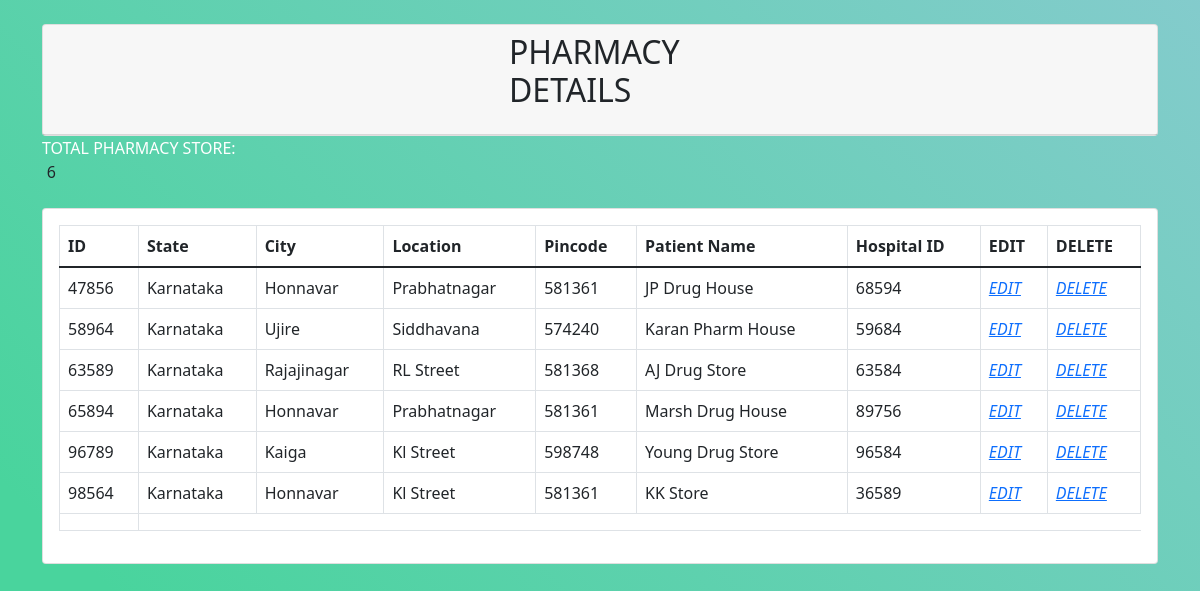
The page /admin/pharmacy_details.php on the database its author committed.
### tables this page shows
CREATE TABLE `pharmacy` (
  `sid` int(5) NOT NULL,
  `pstate` varchar(50) NOT NULL,
  `pcity` varchar(50) NOT NULL,
  `ploc` varchar(50) NOT NULL,
  `ppin` int(6) NOT NULL,
  `psname` varchar(50) NOT NULL,
  `hid` int(5) NOT NULL
);

### admin/pharmacy_details.php (the view, shortened to what this page needs)
<!DOCTYPE html>
<html>
    <head>
    <link href="https://cdn.jsdelivr.net/npm/bootstrap@5.1.2/dist/css/bootstrap.min.css" rel="stylesheet">
    </head>
<body>
    <div class="container">
        <div class="row">
            <div class="col-md-12">
                <div class="card mt-4">
                    <div class="card-header">
                        <form action="" method="GET">
                              <div class="input-group mb-3">
                                   <h2>PHARMACY DETAILS</h2>
                              </div>
                        </form>
                    </div>
                </div>
            </div>
            <?php
                              $conn=mysqli_connect("localhost","root","","pharmacyms");
                              $sql = "SELECT COUNT(*) AS Count FROM pharmacy";
                              $result = $conn->query($sql);
                              $row = $result->fetch_assoc();
                              echo '<span style="color:#fff;">TOTAL PHARMACY STORE:</span>';
                              ?>&nbsp;&nbsp;&nbsp;&nbsp;<?php echo $row['Count'];
                            ?>
            <div class="col-md-12">
                <div class="card mt-4">
                    <div class="card-body">
                        <table class="table table-bordered">
                            <thead>
                                <tr>
                                    <th scope="col">ID</th>
                                    <th scope="col">State</th>
                                    <th scope="col">City</th>
                                    <th scope="col">Location</th>
                                    <th scope="col">Pincode</th>
                                    <th scope="col">Patient Name</th>
                                    <th scope="col">Hospital ID</th>
                                    <th scope="col">EDIT</th>
                                    <th scope="col">DELETE</th>
                                </tr>
                            </thead>
                            <tbody>
                            <?php
$conn=mysqli_connect("localhost","root","","pharmacyms");
    $query="SELECT * FROM pharmacy";
    $query_run=mysqli_query($conn,$query);
    if(mysqli_num_rows($query_run)>0)
    {
        foreach($query_run as $items)
        {
            ?>
            <tr>
            <td><?php echo $items['sid'];?></td>
            <td><?php echo $items['pstate'];?></td>
            <td><?php echo $items['pcity'];?></td>
            <td><?php echo $items['ploc'];?></td>
            <td><?php echo $items['ppin'];?></td>
            <td><?php echo $items['psname'];?></td>
            <td><?php echo $items['hid'];?></td>
            <td><a href="pharmacy_update.php?id=<?php echo $items['sid']; ?>" data-toggle="
            tooltip" data-placement="bottom" title="EDIT"> <i class="fa fa-trash" aria-hidden="true">EDIT</i> </a> </td>
            <td><a href="pharmacy_delete.php?id=<?php echo $items['sid']; ?>" data-toggle="
            tooltip" data-placement="bottom" title="DELETE"> <i class="fa fa-trash" aria-hidden="true">DELETE</i> </a> </td>
            </tr>
            <?php
        }
    }
    else
    {
        ?>
        <tr>
            <td colspan="3">no record found</td>
        </tr>
        <?php
    }
?>
                                <tr>
                                    <td></td>
                                </tr>
                        </table>
                    </div>
                </div>
            </div>
        </div>
    </div>
</body>
</html>

### admin/pharmacy_details.php (style rules this page uses)
body { font-family: $font-family; font-size: $font-size; background-size: 200% 100% !important; transform: translate3d(0, 0, 0); background: linear-gradient(45deg, #49D49D 10%, #A2C7E5 90%); height: 100vh }
h2 { margin: 0 450px; }

### rows shown on the page
pharmacy: sid "47856", pstate "Karnataka", pcity "Honnavar", ploc "Prabhatnagar", ppin "581361", psname "JP Drug House", hid "68594"
pharmacy: sid "58964", pstate "Karnataka", pcity "Ujire", ploc "Siddhavana", ppin "574240", psname "Karan Pharm House", hid "59684"
pharmacy: sid "63589", pstate "Karnataka", pcity "Rajajinagar", ploc "RL Street", ppin "581368", psname "AJ Drug Store", hid "63584"
pharmacy: sid "65894", pstate "Karnataka", pcity "Honnavar", ploc "Prabhatnagar", ppin "581361", psname "Marsh Drug House", hid "89756"
pharmacy: sid "96789", pstate "Karnataka", pcity "Kaiga", ploc "Kl Street", ppin "598748", psname "Young Drug Store", hid "96584"
pharmacy: sid "98564", pstate "Karnataka", pcity "Honnavar", ploc "Kl Street", ppin "581361", psname "KK Store", hid "36589"

### other values the page prints
$row['Count'] "6"
